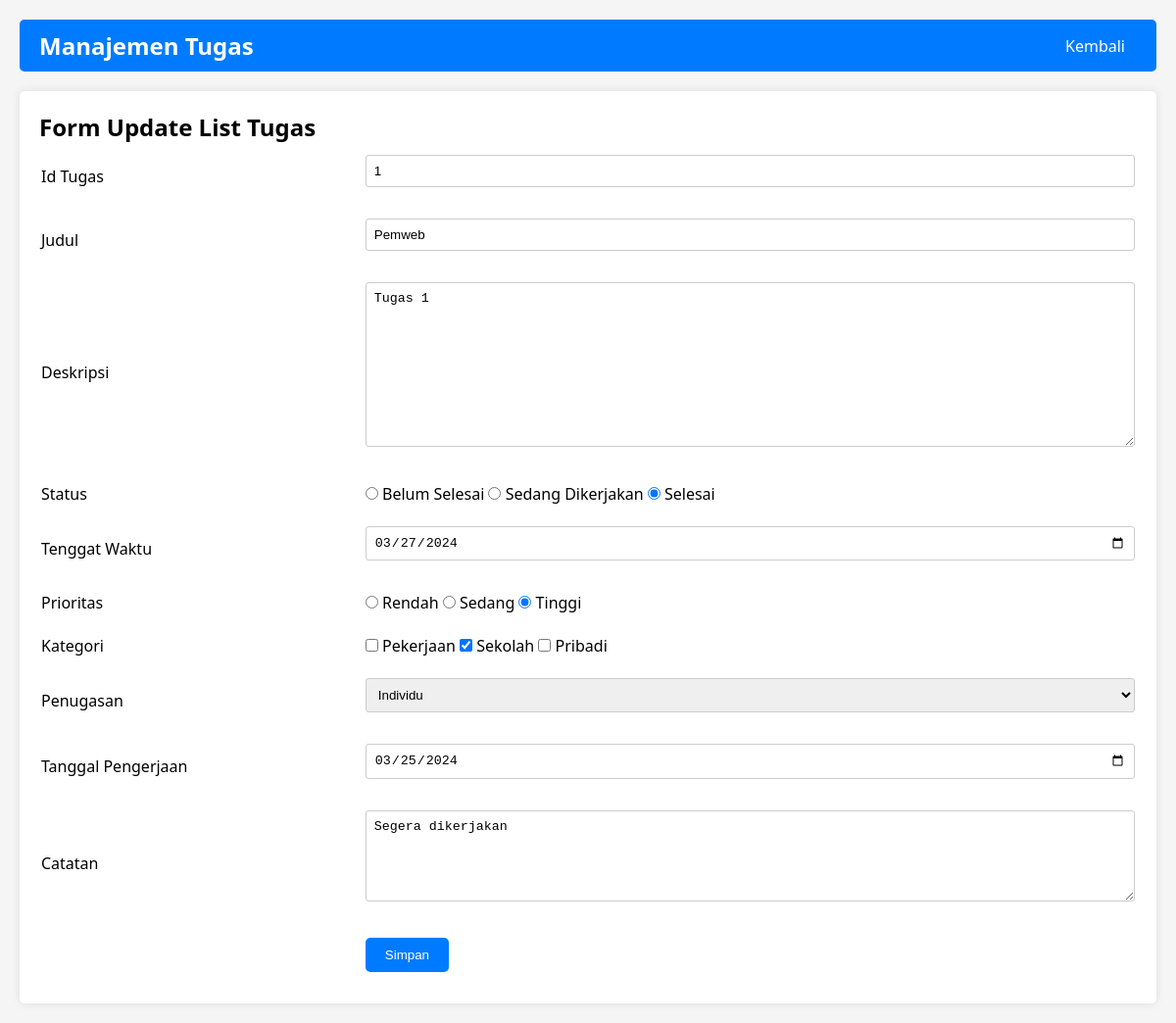
Screenshot of /update.php?Id_Tugas=1 with the database file from the repository.
### tables this page shows
CREATE TABLE `list_tugas` (
  `Id_Tugas` int(50) NOT NULL,
  `Judul` char(225) DEFAULT NULL,
  `Deskripsi` varchar(225) DEFAULT NULL,
  `Status` char(20) DEFAULT NULL,
  `Tenggat_Waktu` date DEFAULT NULL,
  `Prioritas` char(20) DEFAULT NULL,
  `Kategori` char(20) DEFAULT NULL,
  `Penugasan` char(20) DEFAULT NULL,
  `Tanggal_Pengerjaan` date DEFAULT NULL,
  `Catatan` varchar(225) DEFAULT NULL
);

### conn.php (called while the page is built, shortened)
<?php
function connection() {
   $host = 'localhost';
   $username = 'root';
   $password = '';
   $dbName = "manajemen_tugas";
   $conn = mysqli_connect($host, $username, $password, $dbName);
  return $conn;
}

### update.php (the view, shortened to what this page needs)
<?php
include('conn.php');
$result = '';
if ($_SERVER['REQUEST_METHOD'] === 'GET') {
    if (isset($_GET['Id_Tugas'])) {
        $Id_Tugas = $_GET['Id_Tugas'];
        $query = "SELECT * FROM list_tugas WHERE Id_Tugas = '$Id_Tugas'";
        $result = mysqli_query(connection(), $query);
    }
}
?>
<!DOCTYPE html>
<html lang="en">
<head>
    <link rel="stylesheet" href="styles.css">
</head>
<body>
    <?php if ($result && mysqli_num_rows($result) > 0) : ?>
        <header class="header">
            <nav class="navbar">
                <div class="logo">
                    <h1 class="heading">Manajemen Tugas</h1>
                </div>
                <div class="menu">
                    <ul>
                        <li><a href="index.php" class="button-back">Kembali</a></li>
                    </ul>
                </div>
            </nav>
        </header>
        <div class="container form-container">
            <h2>Form Update List Tugas</h2>
            <form action="update.php" method="post">
                <?php while ($data = mysqli_fetch_array($result)) : ?>
                    <table class="form-table">
                        <tr>
                            <td>Id Tugas</td>
                            <td><input type="text" name="Id_Tugas" value="<?php echo $data['Id_Tugas']; ?>" class="form-input" readonly></td>
                        </tr>
                        <tr>
                            <td>Judul</td>
                            <td><input type="text" name="Judul" value="<?php echo $data['Judul']; ?>" class="form-input"></td>
                        </tr>
                        <tr>
                            <td>Deskripsi</td>
                            <td><textarea name="Deskripsi" cols="30" rows="10" class="form-textarea"><?php echo $data['Deskripsi']; ?></textarea></td>
                        </tr>
                        <tr>
                            <td>Status</td>
                            <td>
                                <input type="radio" id="BelumSelesai" name="Status" value="Belum Selesai" <?php if ($data['Status'] === 'Belum Selesai') echo 'checked'; ?>>
                                <label for="BelumSelesai">Belum Selesai</label>
                                <input type="radio" id="SedangDikerjakan" name="Status" value="Sedang Dikerjakan" <?php if ($data['Status'] === 'Sedang Dikerjakan') echo 'checked'; ?>>
                                <label for="SedangDikerjakan">Sedang Dikerjakan</label>
                                <input type="radio" id="Selesai" name="Status" value="Selesai" <?php if ($data['Status'] === 'Selesai') echo 'checked'; ?>>
                                <label for="Selesai">Selesai</label>
                            </td>
                        </tr>
                        <tr>
                            <td>Tenggat Waktu</td>
                            <td><input type="date" name="Tenggat_Waktu" value="<?php echo $data['Tenggat_Waktu']; ?>" class="form-input"></td>
                        </tr>
                        <tr>
                            <td>Prioritas</td>
                            <td>
                                <input type="radio" id="Rendah" name="Prioritas" value="Rendah" <?php if ($data['Prioritas'] === 'Rendah') echo 'checked'; ?>>
                                <label for="Rendah">Rendah</label>
                                <input type="radio" id="Sedang" name="Prioritas" value="Sedang" <?php if ($data['Prioritas'] === 'Sedang') echo 'checked'; ?>>
                                <label for="Sedang">Sedang</label>
                                <input type="radio" id="Tinggi" name="Prioritas" value="Tinggi" <?php if ($data['Prioritas'] === 'Tinggi') echo 'checked'; ?>>
                                <label for="Tinggi">Tinggi</label>
                            </td>
                        </tr>
                        <tr>
                            <td>Kategori</td>
                            <td>
                                <input type="checkbox" id="Pekerjaan" name="Kategori[]" value="Pekerjaan" <?php if (strpos($data['Kategori'], 'Pekerjaan') !== false) echo 'checked'; ?>>
                                <label for="Pekerjaan">Pekerjaan</label>
                                <input type="checkbox" id="Sekolah" name="Kategori[]" value="Sekolah" <?php if (strpos($data['Kategori'], 'Sekolah') !== false) echo 'checked'; ?>>
                                <label for="Sekolah">Sekolah</label>
                                <input type="checkbox" id="Pribadi" name="Kategori[]" value="Pribadi" <?php if (strpos($data['Kategori'], 'Pribadi') !== false) echo 'checked'; ?>>
                                <label for="Pribadi">Pribadi</label>
                            </td>
                        </tr>
                        <tr>
                            <td>Penugasan</td>
                            <td>
                                <select name="Penugasan" class="form-select">
                                    <option value="Individu" <?php if ($data['Penugasan'] === 'Individu') echo 'selected'; ?>>Individu</option>
                                </select>
                            </td>
                        </tr>
                        <tr>
                            <td>Tanggal Pengerjaan</td>
                            <td><input type="date" name="Tanggal_Pengerjaan" value="<?php echo $data['Tanggal_Pengerjaan']; ?>" class="form-input"></td>
                        </tr>
                        <tr>
                            <td>Catatan</td>
                            <td><textarea name="Catatan" cols="30" rows="5" class="form-textarea"><?php echo $data['Catatan']; ?></textarea></td>
                        </tr>
                        <tr>
                            <td></td>
                            <td>
                                <div class="form-buttons">
                                    <button type="submit" class="button-save">Simpan</button>
                                </div>
                            </td>
                        </tr>
                    </table>
                <?php endwhile; ?>
            </form>
        </div>
    <?php endif; ?>
</body>
</html>

### styles.css (style rules this page uses)
* { margin: 0; padding: 0; box-sizing: border-box; }
body { font-family: 'Segoe UI', Tahoma, Geneva, Verdana, sans-serif; background-color: #f5f5f5; padding: 20px; }
.header { margin-bottom: 20px; }
.navbar { display: flex; justify-content: space-between; align-items: center; background-color: #007bff; padding: 10px 20px; border-radius: 5px; }
.logo { color: #fff; }
.menu ul { list-style-type: none; display: flex; }
.menu ul li { margin-right: 10px; }
.menu ul li:last-child { margin-right: 0; }
.menu ul li a { text-decoration: none; color: #fff; padding: 8px 12px; border-radius: 3px; }
.container { width: 100%; max-width: 1200px; margin: 0 auto; }
.form-container { background-color: #fff; padding: 20px; border-radius: 5px; box-shadow: 0 0 10px rgba(0, 0, 0, 0.1); }
.form-table { width: 100%; }
.form-table td { padding: 10px 0; }
.form-input { width: 100%; padding: 8px; border: 1px solid #ccc; border-radius: 3px; box-sizing: border-box; margin-bottom: 10px; }
.form-textarea { width: 100%; padding: 8px; border: 1px solid #ccc; border-radius: 3px; box-sizing: border-box; margin-bottom: 10px; }
.form-select { width: 100%; padding: 8px; border: 1px solid #ccc; border-radius: 3px; box-sizing: border-box; margin-bottom: 10px; }
.button-save { background-color: #007bff; color: #fff; padding: 10px 20px; border: none; border-radius: 5px; cursor: pointer; transition: background-color 0.3s ease; }

### rows the page displays
list_tugas: Id_Tugas "1", Judul "Pemweb", Deskripsi "Tugas 1", Status "☐ Belum Selesai", Status "☐ Sedang Dikerjakan", Status "☑ Selesai", Tenggat_Waktu "03/27/2024", Prioritas "☐ Rendah", Prioritas "☐ Sedang", Prioritas "☑ Tinggi", Kategori "☑", Penugasan "Individu", Tanggal_Pengerjaan "03/25/2024", Catatan "Segera dikerjakan"
